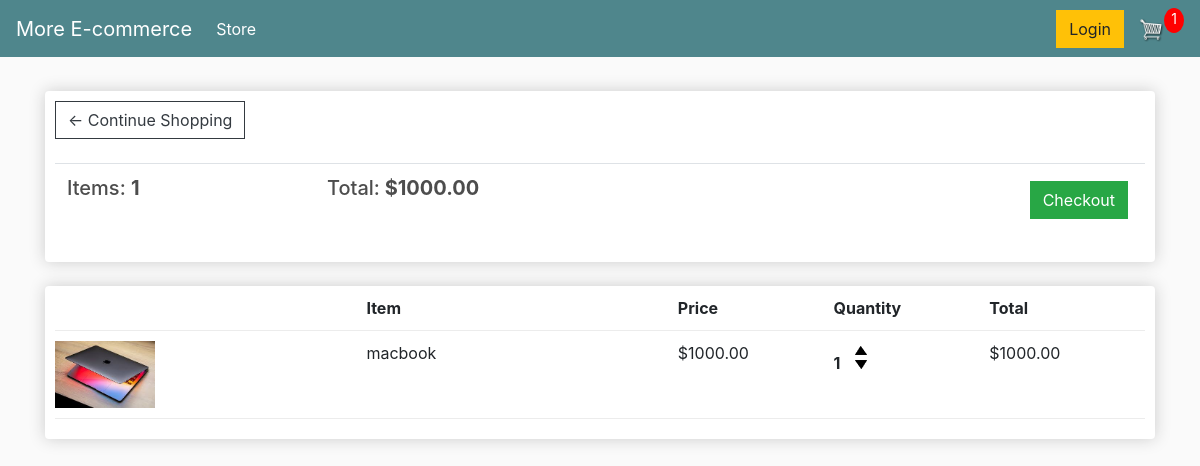
The app's page /cart/ (signed in) with its own data.
### store/models.py (models this page shows, shortened)
class Order(models.Model):
    customer = models.ForeignKey(Customer, on_delete=models.SET_NULL, null=True, blank=True)
    date_ordered = models.DateTimeField(auto_now_add=True)
    complete = models.BooleanField(default=False)
    transaction_id = models.CharField(max_length=100, null=True)
    @property
    def get_cart_total(self):
        orderitems = self.orderitem_set.all()
        total = sum([item.get_total for item in orderitems])
        return total
    @property
    def get_cart_items(self):
        orderitems = self.orderitem_set.all()
        total = sum([item.quantity for item in orderitems])
        return total

class OrderItem(models.Model):
    product = models.ForeignKey(Product, on_delete=models.SET_NULL, null=True)
    order = models.ForeignKey(Order, on_delete=models.SET_NULL, null=True)
    quantity = models.IntegerField(default=0, null=True, blank=True)
    date_added = models.DateTimeField(auto_now_add=True)
    @property
    def get_total(self):
        total = self.product.price * self.quantity
        return total

class Product(models.Model):
    name = models.CharField(max_length=200)
    price = models.FloatField()
    digital = models.BooleanField(default=False, null=True, blank=True)
    image = models.ImageField(null=True, blank=True)

### store/views.py (the view)
# urls.py: path('cart/', views.cart, name="cart"),
def cart(request):
	data = cartData(request)
	cartItems = data['cartItems']
	order = data['order']
	items = data['items']
	context = {'items':items, 'order':order, 'cartItems':cartItems}
	return render(request, 'store/cart.html', context)

### store/utils.py (called while the page is built)
def cartData(request):
	if request.user.is_authenticated:
		customer = request.user.customer
		order, created = Order.objects.get_or_create(customer=customer, complete=False)
		items = order.orderitem_set.all()
		cartItems = order.get_cart_items
	else:
		cookieData = cookieCart(request)
		cartItems = cookieData['cartItems']
		order = cookieData['order']
		items = cookieData['items']
	return {'cartItems':cartItems ,'order':order, 'items':items}

### store/templates/store/cart.html
{% extends 'store/main.html' %}
{% load static %}
{% block content %}
	<div class="row">
		<div class="col-lg-12">
			<div class="box-element">
				<a  class="btn btn-outline-dark" href="{% url 'store' %}">&#x2190; Continue Shopping</a>
				<br>
				<br>
				<table class="table">
					<tr>
						<th><h5>Items: <strong>{{order.get_cart_items}}</strong></h5></th>
						<th><h5>Total:<strong> ${{order.get_cart_total|floatformat:2}}</strong></h5></th>
						<th>
							<a  style="float:right; margin:5px;" class="btn btn-success" href="{% url 'checkout' %}">Checkout</a>
						</th>
					</tr>
				</table>
			</div>
			<br>
			<div class="box-element">
				<div class="cart-row">
					<div style="flex:2"></div>
					<div style="flex:2"><strong>Item</strong></div>
					<div style="flex:1"><strong>Price</strong></div>
					<div style="flex:1"><strong>Quantity</strong></div>
					<div style="flex:1"><strong>Total</strong></div>
				</div>
				{% for item in items %}
				<div class="cart-row">
					<div style="flex:2"><img class="row-image" src="{{item.product.image.url}}"></div>
					<div style="flex:2"><p>{{item.product.name}}</p></div>
					<div style="flex:1"><p>${{item.product.price|floatformat:2}}</p></div>
					<div style="flex:1">
						<p class="quantity">{{item.quantity}}</p>
						<div class="quantity">
							<img data-product="{{item.product.id}}" data-action="add" class="chg-quantity update-cart" src="{% static  'images/arrow-up.png' %}">
							<img data-product="{{item.product.id}}" data-action="remove" class="chg-quantity update-cart" src="{% static  'images/arrow-down.png' %}">
						</div>
					</div>
					<div style="flex:1"><p>${{item.get_total|floatformat:2}}</p></div>
				</div>
				{% endfor %}
			</div>
		</div>
	</div>
{% endblock content %}

### static/css/main.css (style rules this page uses)
body { background-color: hsl(0, 0%, 98%); }
h1,h2,h3,h4,h5,h6 { color:hsl(0, 0%, 30%); }
.box-element { box-shadow:hsl(0, 0%, 80%) 0 0 16px; background-color: #fff; border-radius: 4px; padding: 10px; }
.col-lg-4, .col-lg-6, .col-lg-8, .col-lg-12 { margin-top: 10px; }
.btn { border-radius: 0; }
.row-image { width: 100px; }
.cart-row { display: flex; align-items: flex-stretch; padding-bottom: 10px; margin-bottom: 10px; border-bottom: 1px solid #ececec; }
.quantity { display: inline-block; font-weight: 700; padding-right:10px; }
.chg-quantity { width: 12px; cursor: pointer; display: block; margin-top: 5px; transition:.1s; }

### records on screen
Order: get_cart_items "1", get_cart_total "1000.00"
OrderItem: product.image (picture), product.name "macbook", product.price "1000.00", quantity "1", get_total "1000.00"

### other values on screen
{{ cartItems }} "1"
